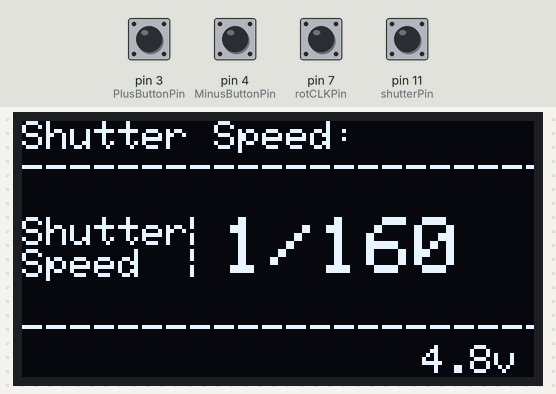
The sketch below on a simulated Arduino Uno, built with avr-gcc and run on an emulated ATmega328P. Shown: 128×64 one-colour display. Inputs (shaded band) come from the test bench; at power-on: pin 3 (PlusButtonPin), pin 4 (MinusButtonPin), pin 7 (rotCLKPin), pin 11 (shutterPin) HIGH. EEPROM starts erased.

Above: at 1.7 s.
1.8 s: pin 4 (MinusButtonPin) pulled LOW for 3.2 s
At 5.8 s:
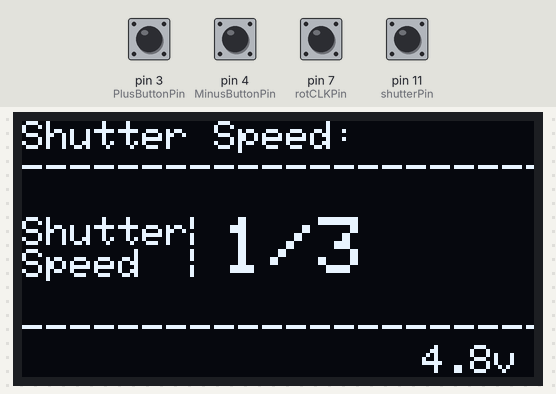
6.5 s: pin 11 (shutterPin) pulled LOW for 0.15 s
At 7.0 s:
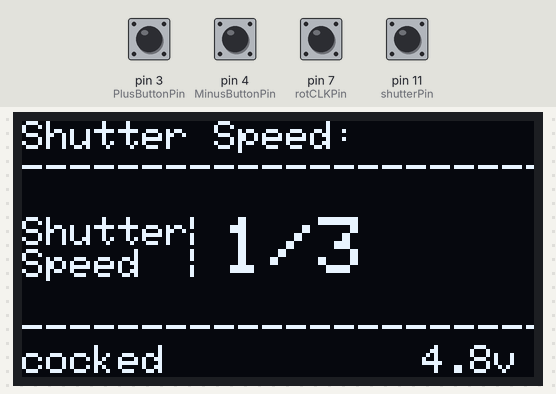
8.7 s: pin 11 (shutterPin) pulled LOW for 1 s
11.5 s: pin 4 (MinusButtonPin) pulled LOW for 0.15 s
At 11.9 s:
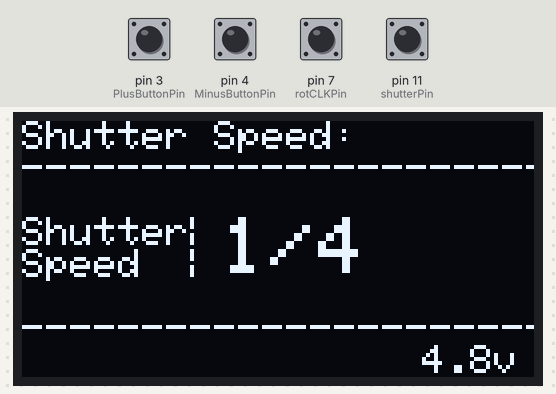
13.1 s: pin 3 (PlusButtonPin) pulled LOW for 1 s
At 14.3 s:
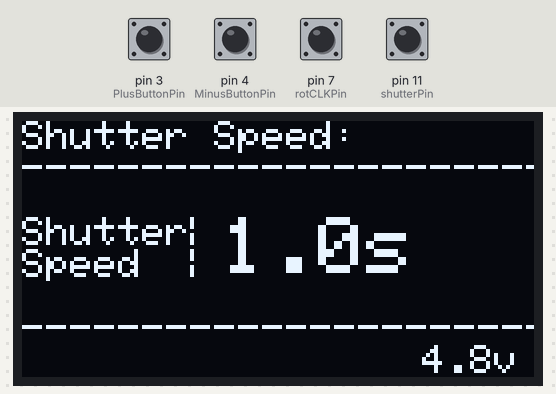
15.6 s: pin 11 (shutterPin) pulled LOW for 0.15 s
At 16.7 s:
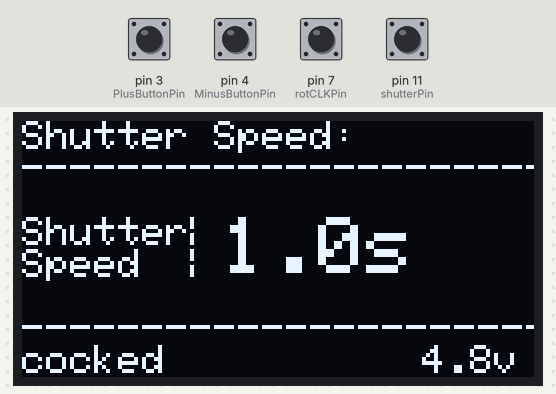
Timing chart, 0 to 18.6 s (numbered marks = the images above; inputs shaded):
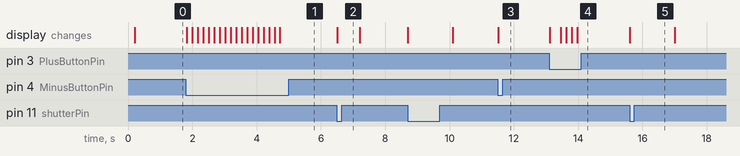

Measured:
- after the input at 1.8 s, the display: first changes at once (image 1 shows a later state)
- after the input at 6.5 s, the display: changes at once (image 2)
- after the input at 11.5 s, the display: changes at once (image 3)
- after the input at 13.1 s, the display: first changes at once (image 4 shows a later state)
- after the input at 15.6 s, the display: changes at once (image 5)

The sketch:

PolaroidShutter.ino
```cpp
#include <Wire.h>
#include "SSD1306Ascii.h"
#include "SSD1306AsciiWire.h"
#include <EEPROM.h>
#define I2C_ADDRESS 0x3C

// Define proper RST_PIN if required.
#define RST_PIN -1

SSD1306AsciiWire oled;

// Output pins:
#define powerPin                9                        // for opto-isolator, camera power switch

// Input pins:
#define shutterPin              11                      // shutter switch on Polaroid
#define PlusButtonPin           3                       // Plus button pin
#define MinusButtonPin          4                       // Minus button pin
#define rotButtonPin            6                       // rotary encoder switch
#define rotCLKPin               7                       // rotary encoder clock
#define rotDTPin                8                       // rotary encoder DT pin

boolean PlusButtonState;                // "+" button state
boolean MinusButtonState;               // "-" button state
boolean MenuButtonState;                // menu button state
boolean shutter;                        // shutter state
boolean cocked;                         // shutter cocked state
boolean mainmenu = true;                // main menu displayed
boolean adjustmenu = false;             // adjust menu displayed

// EEPROM for memory recording
#define ShutterSpeedAddr        1         // shutter speed
#define ButtonDelayAddr         2        // button repeat delay
#define TimerValuesAddr         3         // for timer values array

// default values if running for the first time

#define defaultButtonDelay      150       // button repeat delay
#define defaultShutterSpeedIndex 10       // default shutter speed
#define MaxShutterIndex         35        // matches number of items in spvalues to loop -1

// load values from EEPROM
uint8_t ShutterSpeedIndex =   EEPROM.read(ShutterSpeedAddr);
uint8_t buttondelay =         EEPROM.read(ButtonDelayAddr);
// unit8_t ShutterCocked =       EEPROM.read(ShutterCockedAddr);

float voltage = 0;                   // for storing voltage of battery

int rotcounter = 0;                  // counter for rotary enocoder
int currentStateCLK;                 // for rotary encoder
int lastStateCLK;                     // for rotary encoder
unsigned long lastButtonPress = 0;    // for rotary encoder
int btnState;                         // for rotary encoder
boolean rotaryencoder = false;        // for rotary encoder

// Shutter speed values in seconds. If you add/delete, modify MaxShutterIndex
// spvalues is the displayed shutter speed. timervalues is the actual amount of time that will be counted down
float spvalues[] =    {.00066667, .000833, .0010,  .00125, .0015625, .002, .0025, .003125,  .004, .0050, .00625, .008, .01, .0125, .0167, .02, .025, .033, .04, .05, .067, .08, .1, .125, .150, .200, .250, .300, .400, .500, .600, .800, 1.000, 1.250, 1.500, 2.000};
float timervalues[] = {.00045, .00065, .00085, .0011, .001420, .00182, .00230, .00290, .00375, .00475, .00623, .008, .01, .0125, .0167, .02, .025, .033, .04, .05, .067, .08, .1, .125, .150, .200, .250, .300, .400, .500, .600, .800, 1.000, 1.250, 1.500, 2.000};

// Store settings
void SaveSettings() {
  EEPROM.write(ShutterSpeedAddr, ShutterSpeedIndex);
}

// read button state
void readButtons() {
  PlusButtonState = digitalRead(PlusButtonPin);
  MinusButtonState = digitalRead(MinusButtonPin);
}

void readShutterState(){
  shutter = digitalRead(shutterPin);
}

// figure out what to do with button presses
void menu() {

// on main screen and a plus or minus button is pressed:

    if(PlusButtonState == 0) {
     if(ShutterSpeedIndex >= MaxShutterIndex) {
       ShutterSpeedIndex = 0;
      } else {
       ShutterSpeedIndex++;               // Increase shutter speed time
     }
    refreshShutter();                            // redisplay shutter speed
    SaveSettings();
   }
    if(MinusButtonState == 0) {
     if(ShutterSpeedIndex == 0) {
      ShutterSpeedIndex = MaxShutterIndex;
    } else {
     ShutterSpeedIndex--;                 // decrease shutter speed time
    }
    refreshShutter();                     // display shutter speed
    SaveSettings();
   }
}


void printdivider(int row) {                // prints a divider
  oled.set1X();
  oled.setCursor(0, row);
  int count = 1;
  while (count < 23) {                      // 22 characters wide
    oled.print(F("-"));                     // choose your divider character...
   count++;
  }
}

// Display main screen
void refresh() {

  // Start main display
  oled.clear();
  oled.set1X();
  oled.setCursor(0, 0);
  oled.print(F("Shutter Speed:"));
  oled.setCursor(100,7);
  oled.print(voltage, 1);
  oled.print(F("v"));
  printdivider(1);
  printdivider(6);
  oled.set1X();
  oled.setCursor(40, 3);
  oled.print(F("|"));
  oled.setCursor(40, 4);
  oled.print(F("|"));
  oled.setCursor(0, 3);
  oled.print(F("Shutter"));
  oled.setCursor(0, 4);
  oled.print(F("Speed"));
  refreshShutter();

  delay(buttondelay);
}

void refreshShutter(){                        // display just shutter speed
  float T = spvalues[ShutterSpeedIndex];      // get shutter speed from array
  uint8_t Tdisplay = 0;                       // Flag for shutter speed display style (fractional, seconds, minutes)
  double  Tfr = 0;                            // value for shutter speed fraction
  float   Tmin = 0;                           // shutter speed in minutes, if over 60 seconds
  if (T >= 60 && T <= 600) {
    Tdisplay = 0;                             // Exposure is in minutes
    Tmin = T / 60;

  } else if (T < 60 && T >= 0.6) {            // speed in seconds
    Tdisplay = 2;                             // Exposure in in seconds

  } else if (T < 0.6 && T >= .0001) {            // speed in fractions
    Tdisplay = 1;                             // Display is in fractional form
    Tfr = round(1 / T);
  }

  oled.set2X();
  oled.setCursor(50, 3);
  oled.print(F("       "));           // clear old shutter speed
  oled.setCursor(50, 3);              // reset cursor
  if (Tdisplay == 0) {                // display shutter speed
    oled.print(Tmin, 1);              // in minutes
    oled.print(F("m"));
  }
  if (Tdisplay == 1) {                // or in fractions
   if (T > 0) {
     oled.print(F("1/"));
     oled.print(Tfr, 0);
   }
  }
  if (Tdisplay == 2) {                // or in seconds
    oled.print(T, 1);
    oled.print(F("s"));
  }
  if(!rotaryencoder){         // if a button is being used, delay
  delay(buttondelay);
  }
  rotaryencoder = false;      // clear rotary encoder use flag
}

void setup() {
pinMode(PlusButtonPin, INPUT_PULLUP);         // setup buttons to pins
pinMode(MinusButtonPin, INPUT_PULLUP);
pinMode(shutterPin, INPUT_PULLUP);            // shutter switch on Polaroid
pinMode(powerPin, OUTPUT);                    // to transistor that switches on/off Polaroid
pinMode(rotCLKPin, INPUT);                    // setup rotary encoder
pinMode(rotDTPin, INPUT);
pinMode(rotButtonPin, INPUT_PULLUP);          // setup rotary encoder switch

lastStateCLK = digitalRead(rotCLKPin);        // read last state of CLK on rotary encoder

Wire.begin();
oled.begin(&Adafruit128x64, I2C_ADDRESS);     // setup oled address
oled.setFont(Adafruit5x7);                    // setup oled font

// load defaults if first time running
if (ShutterSpeedIndex > MaxShutterIndex) {
  ShutterSpeedIndex = defaultShutterSpeedIndex;
}
if (buttondelay > 250) {
  buttondelay = defaultButtonDelay;
  EEPROM.write(ButtonDelayAddr, buttondelay);
}

// get voltage
const long InternalReferenceVoltage = 1056L;  // Adjust this value to your boards specific internal BG voltage x1000
ADMUX = (0 << REFS1) | (1 << REFS0) | (0 << ADLAR) | (1 << MUX3) | (1 << MUX2) | (1 << MUX1) | (0 << MUX0);
delay(100);  // Let mux settle a little to get a more stable A/D conversion
ADCSRA |= _BV( ADSC );
while ( ( (ADCSRA & (1 << ADSC)) != 0 ) );
voltage = (((InternalReferenceVoltage * 1024L) / ADC) + 5L) / 10L; // calculates for straight line value
voltage = voltage/100;

digitalWrite(powerPin, LOW);                     // de-energize Polaroid camera

refresh();                                        // display main screen

}

void loop() {

// first thing's first -- check to see whether the shutter is cocked (shutterstate will trip high (on))
readShutterState();
if(!shutter){                                       // if the shutter is cocked (sensed by shutterstate tripping high (on))
 float shutterdelay = timervalues[ShutterSpeedIndex];  // get shutter speed
 shutterdelay = shutterdelay * 1000;                // convert to milliseconds
 digitalWrite(powerPin, HIGH);                      // engergize Polaroid (Polaroid itself will not turn on until shutter is pressed)
 cocked = true;                                     // indicate shutter as cocked
 oled.set1X();
 oled.setCursor(0,7);
 oled.print(F("cocked"));                            // indicate that shutter is cocked
 delay(300);                                        // give the shutterstate switch time to settle low
 int delayspeed = 1;
 if(shutterdelay < 8){
   delayspeed = 2;
 }
 switch(delayspeed){                                // branch depending on how to count delay
 case(1):                                           // shutter higher than 1/125
  while(!shutter){                                   // while the shutter is cocked but not fired
    readShutterState();                              // wait here until shutter is fired
 }
 delay(shutterdelay);                               // wait until shutter speed time is up
 digitalWrite(powerPin, LOW);                       // de-energize the Polaroid to close shutter
 break;
 case(2):                                           // shutter below 1/125 count in microseconds
 shutterdelay = shutterdelay * 1000;                // convert to microseconds
  while(!shutter){                                   // while the shutter is cocked but not fired
    readShutterState();                              // wait here until shutter is fired
 }
 delayMicroseconds(shutterdelay);
 digitalWrite(powerPin, LOW);
 break;
}
 refresh();
}

readButtons();                                // get button state

currentStateCLK = digitalRead(rotCLKPin);     // read current state of rotary encoder
if(lastStateCLK == LOW && currentStateCLK == HIGH){
  rotaryencoder = true;
  if(digitalRead(rotDTPin) == HIGH ){
    MinusButtonState = 0;                     // translate it to button state
  } else {
    PlusButtonState = 0;
  }
}
lastStateCLK = currentStateCLK;               // wait until next event from encoder

/*
btnState = digitalRead(rotButtonPin);             // read rotary encoder button
if (btnState == LOW){
  if (millis() - lastButtonPress > 50){
    MenuButtonState = 0;                      // translate encoder switcht to menu push
  }
  lastButtonPress = millis();
}
*/

menu();                                 // do stuff with button press

}
```
